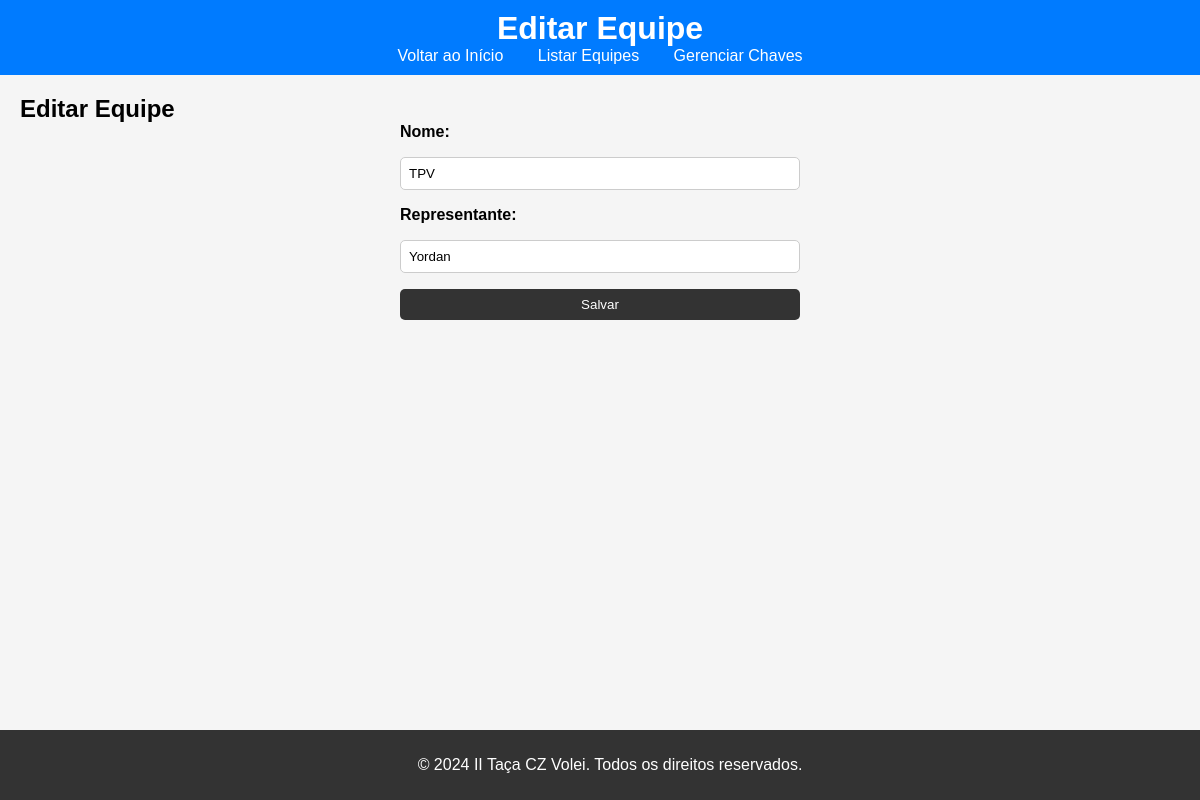
Before: /equipes/editar/1 with the older database file.
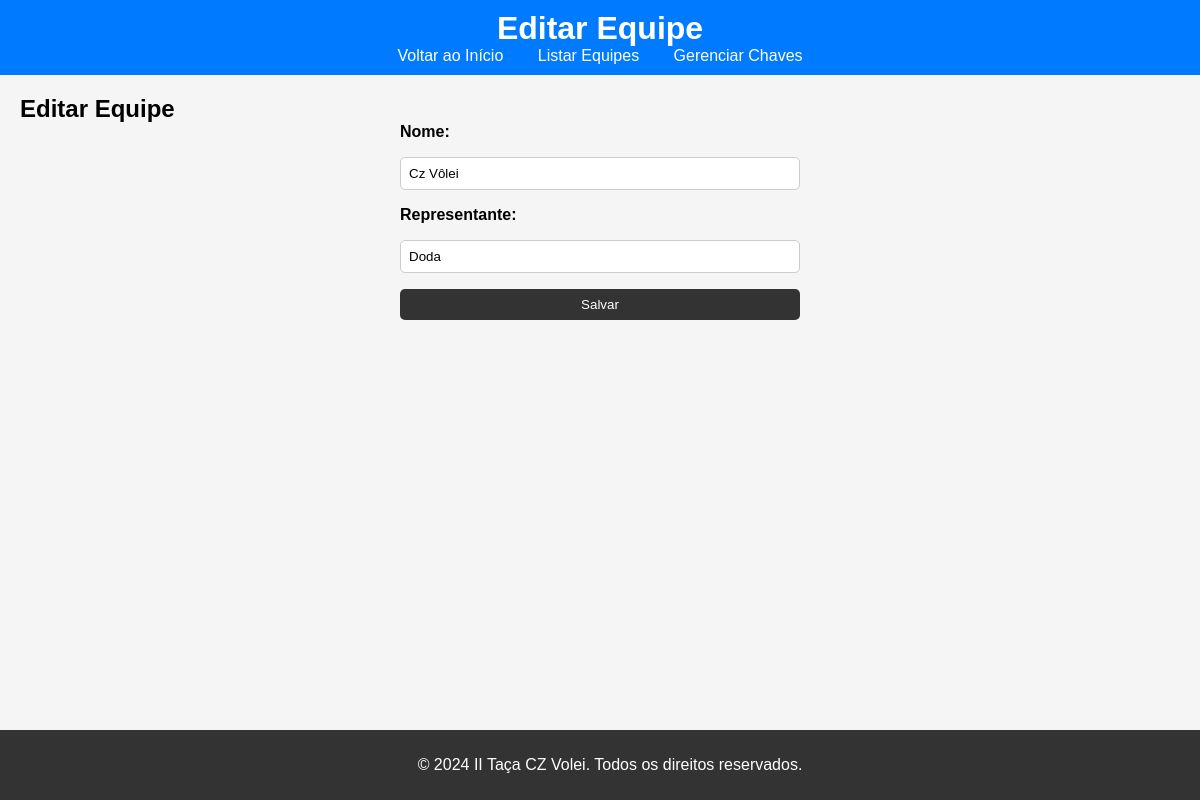
After: the same page with the newer database file.
### tables this page shows
CREATE TABLE equipes (
                id INTEGER NOT NULL PRIMARY KEY AUTOINCREMENT,
                nome VARCHAR(255) NOT NULL,
                representante VARCHAR(255) NOT NULL
            );

### app.py (the view)
@app.route("/equipes/editar/<int:id>", methods=['GET', 'POST'])
def editar_equipe(id):
    if request.method == 'POST':
        dados = request.form.to_dict()
        e.atualiza_equipe(id, dados.get('nome'), dados.get('representante'))
        return redirect('/')
    equipe = e.detalha_equipe(id)
    if equipe is None:
        flash('Equipe não encontrada')
        return redirect('/')
    return render_template('form_equipe.html', equipe=equipe, title='Editar Equipe')

### db.py (called while the page is built)
    def detalha_equipe(id):
        conn = sqlite3.connect('II_Taca_CZ_Volei.db')
        cursor = conn.cursor()
        cursor.execute("""
            SELECT * FROM equipes
            WHERE id=?;
        """, (id,))
        item = cursor.fetchone()
        conn.close()
        if item is None:
            return None
        return {
            'id': item[0],
            'nome': item[1],
            'representante': item[2],
        }

### templates/form_equipe.html (shortened to what this page needs)
<!DOCTYPE html>
<html lang="pt-BR">
<head>
    <link rel="stylesheet" href="{{ url_for('static', filename='styles.css') }}">
</head>
<body>
    <header>
        <h1>{{ title }}</h1>
        <nav>
            <a href="/">Voltar ao Início</a>
            <a href="/equipes">Listar Equipes</a>
            <a href="/chaves">Gerenciar Chaves</a>
        </nav>
    </header>
    <main>
        <h2>{{ title }}</h2>
        <form method="post">
            <label for="nome">Nome: </label>
            <input type="text" id="nome" name="nome" value="{{ equipe.nome if equipe else '' }}" required>
            <label for="representante">Representante: </label>
            <input type="text" id="representante" name="representante" value="{{ equipe.representante if equipe else '' }}" required>
            <button type="submit">Salvar</button>
        </form>
    </main>
    <footer>
        <p>&copy; 2024 II Taça CZ Volei. Todos os direitos reservados.</p>
    </footer>
</body>
</html>

Changed rows visible on the page:
changed equipes: nome "TPV" → "Cz Vôlei"; representante "Yordan" → "Doda"
